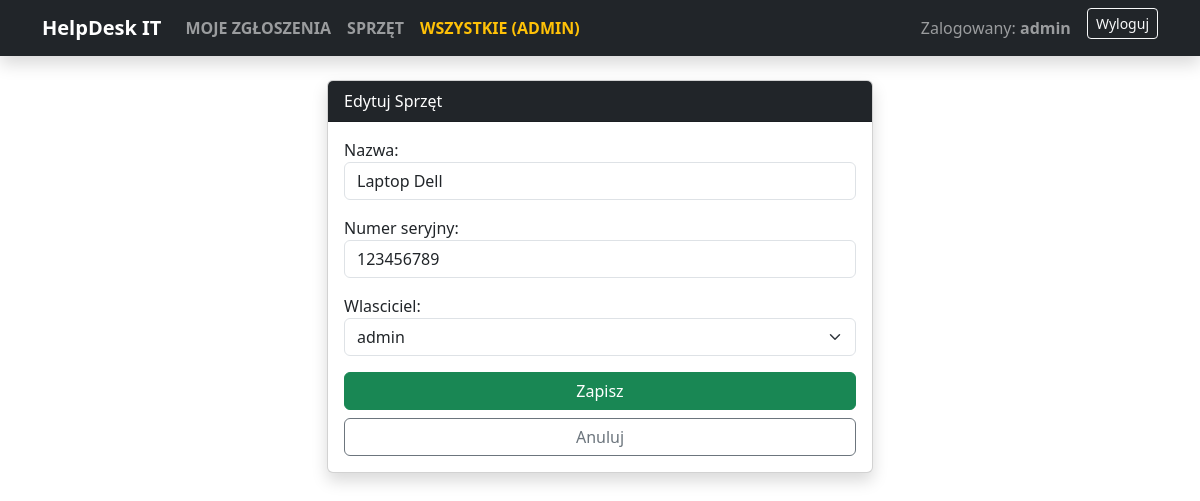
The app's page /sprzet/edytuj/2/ (signed in) with its own data.
### zgloszenia/models.py (models this page shows, shortened)
class Sprzet(models.Model):
    nazwa = models.CharField(max_length=100)
    numer_seryjny = models.CharField(max_length=50, unique=True)
    wlasciciel = models.ForeignKey(User, on_delete=models.CASCADE, related_name='zasoby')

### zgloszenia/views.py (the view)
# urls.py: path('sprzet/edytuj/<int:pk>/', views.edytuj_sprzet, name='edytuj_sprzet'),
@staff_member_required
def edytuj_sprzet(request, pk):
    sprzet = get_object_or_404(Sprzet, pk=pk)
    if request.method == 'POST':
        form = SprzetForm(request.POST, instance=sprzet)
        if form.is_valid():
            form.save()
            messages.success(request, "Zaktualizowano dane urządzenia.")
            return redirect('lista_sprzetu')
    else:
        form = SprzetForm(instance=sprzet)
    return render(request, 'zgloszenia/sprzet_form.html', {'form': form, 'tytul': 'Edytuj Sprzęt'})

### zgloszenia/forms.py
class SprzetForm(forms.ModelForm):
    class Meta:
        model = Sprzet
        fields = ['nazwa', 'numer_seryjny', 'wlasciciel']
        widgets = {
            'nazwa': forms.TextInput(attrs={'class': 'form-control'}),
            'numer_seryjny': forms.TextInput(attrs={'class': 'form-control'}),
            'wlasciciel': forms.Select(attrs={'class': 'form-select'}),
        }

### zgloszenia/templates/zgloszenia/sprzet_form.html (shortened to what this page needs)
{% extends 'base.html' %}
{% block content %}
<div class="row justify-content-center">
    <div class="col-md-6">
        <div class="card shadow">
            <div class="card-header bg-dark text-white">
                {{ tytul }}
            </div>
            <div class="card-body">
                <form method="post">
                    {{ form.as_p }}
                    <div class="d-grid gap-2">
                        <button type="submit" class="btn btn-success">Zapisz</button>
                        <a href="{% url 'lista_sprzetu' %}" class="btn btn-outline-secondary">Anuluj</a>
                    </div>
                </form>
            </div>
        </div>
    </div>
</div>
{% endblock %}

### templates/base.html (shortened to what this page needs)
<!DOCTYPE html>
<html lang="pl">
<head>
    <link href="https://cdn.jsdelivr.net/npm/bootstrap@5.3.0/dist/css/bootstrap.min.css" rel="stylesheet">
</head>
<body>
    <nav class="navbar navbar-expand-lg navbar-dark bg-dark mb-4 shadow">
    <div class="container">
        <a class="navbar-brand fw-bold" href="/">HelpDesk IT</a>
        <div class="collapse navbar-collapse">
            <ul class="navbar-nav me-auto">
                {% if user.is_authenticated %}
                    {% if user.is_staff %}
                        <li class="nav-item"><a class="nav-link fw-bold" href="{% url 'moje_przydzielone_zgloszenia' %}">MOJE ZGŁOSZENIA</a></li>
                        <li class="nav-item"><a class="nav-link fw-bold" href="{% url 'lista_sprzetu' %}">SPRZĘT</a></li>
                        <li class="nav-item"><a class="nav-link text-warning fw-bold" href="{% url 'panel_administratora' %}">WSZYSTKIE (ADMIN)</a></li>
                    {% endif %}
                {% endif %}
            </ul>
            <div class="navbar-nav">
                {% if user.is_authenticated %}
                    <span class="navbar-text me-3">Zalogowany: <strong>{{ user.username }}</strong></span>
                    <form action="{% url 'logout' %}" method="post" class="d-inline">
                        {% csrf_token %}<button type="submit" class="btn btn-outline-light btn-sm">Wyloguj</button>
                    </form>
                {% else %}
                    <a class="btn btn-outline-light btn-sm me-2" href="{% url 'rejestracja' %}">Rejestracja</a>
                    <a class="btn btn-outline-light btn-sm" href="{% url 'login' %}">Zaloguj się</a>
                {% endif %}
            </div>
        </div>
    </div>
</nav>
    <div class="container">
        {% block content %}
        {% endblock %}
    </div>
</body>
</html>

### records on screen
Sprzet: nazwa "Laptop Dell", numer_seryjny "123456789", wlasciciel "admin"

### other values on screen
{{ user.username }} "admin"
{{ tytul }} "Edytuj Sprzęt"
